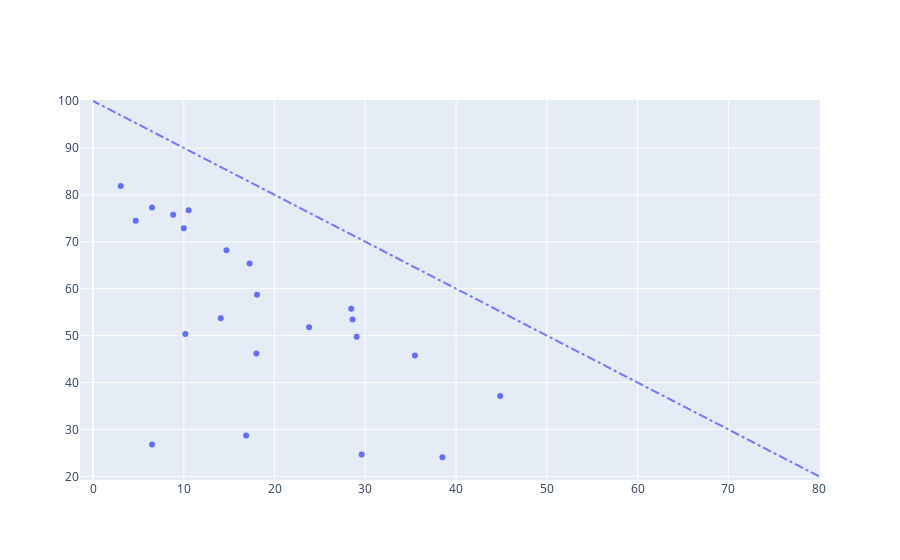

Notebook code cell kept with this figure:
### Code cell
def scatter(prog_data, cip_list):
    
    fig_data = prog_data[prog_data['cip_code'].isin(cip_list)]
    grouped = fig_data.groupby('cip_code').mean()
    scat = go.Figure(data=[go.Scatter(y=grouped['total_perc_employed_overall'], 
                                      x=grouped['perc_continuing_ed'],
                                      mode='markers',
                                      hovertext = grouped.index,
                                      hoverinfo = 'text')])
    
    
    scat.update_layout(shapes=[dict(type='line',
                                    yref='y', y0=20, y1=100,
                                    xref='x', x0=80, x1=0,
                                    opacity=0.5,
                                    line=dict(color='blue',
                                              width=2,
                                              dash='dashdot'))])
    
    return scat

sample_cips = get_rand_cips(bach_prog)

scatter(bach_prog, sample_cips)

### Figure 1 — Plotly figure (JSON) as saved in the notebook; plotly's stock layout.template omitted (floating-point values rounded to 4 significant figures)
{"data": [{"hoverinfo": "text", "hovertext": [101, 901, 904, 1312, 1402, 1407, 1408, 1419, 1425, 1435, 1609, 1901, 1905, 1907, 2609, 2615, 2705, 3105, 4228, 5111, 5205, 5207], "mode": "markers", "type": "scatter", "x": [8.825, 10, 10.17, 4.7, 23.8, 17.25, 16.87, 14.7, 18, 6.5, 14.07, 18.07, 44.87, 29.6, 38.5, 35.47, 28.45, 29.05, 28.6, 6.5, 3.05, 10.53], "y": [75.75, 72.9, 50.33, 74.5, 51.75, 65.35, 28.7, 68.17, 46.2, 77.3, 53.67, 58.7, 37.13, 24.65, 24.07, 45.77, 55.7, 49.75, 53.45, 26.8, 81.9, 76.7]}], "layout": {"shapes": [{"line": {"color": "blue", "dash": "dashdot", "width": 2}, "opacity": 0.5, "type": "line", "x0": 80, "x1": 0, "xref": "x", "y0": 20, "y1": 100, "yref": "y"}]}}
